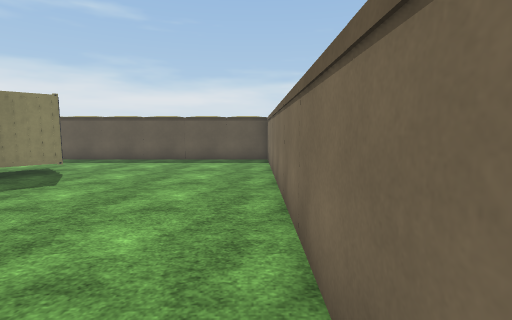
View 1 (above)

21 first-person views from a walk through a 3-D level made in the Unity game engine. The camera is 1.4 m above the floor, tilts 6° down and sees 85° across. The floor is counted in squares, 1 m on a side. Each view is taken from the middle of a square. On the plan, view 1 faces up. The plan holds only what a view shows up to about 14 squares ahead; the rest is blank. The place goes on beyond the plan. Surface patterns are stand-ins for the level's own textures.

View 2
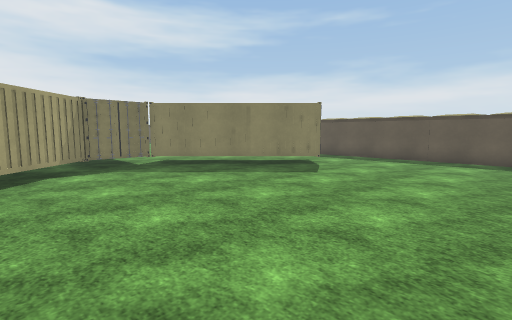

View 3
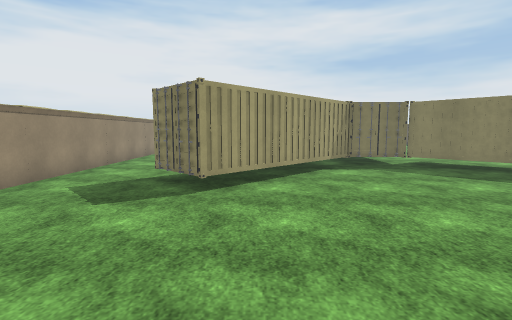

View 4
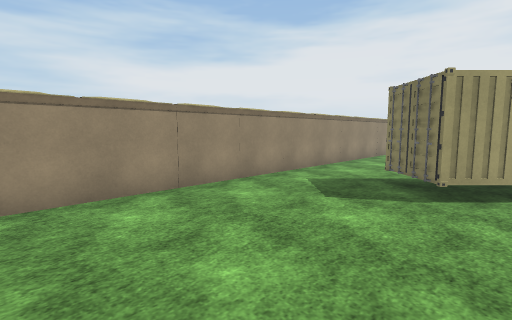

View 5
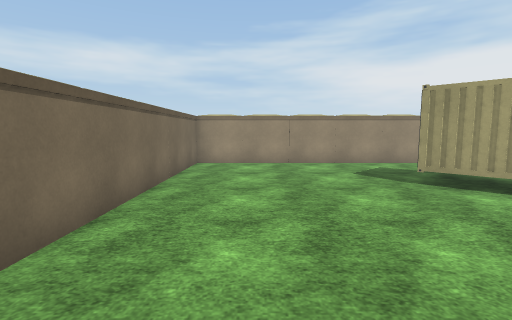

View 6
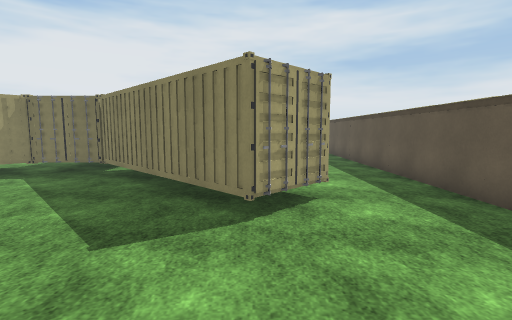

View 7
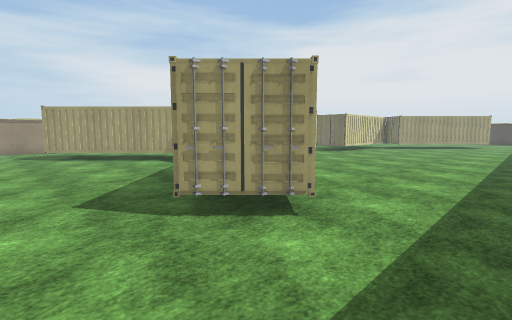

View 8
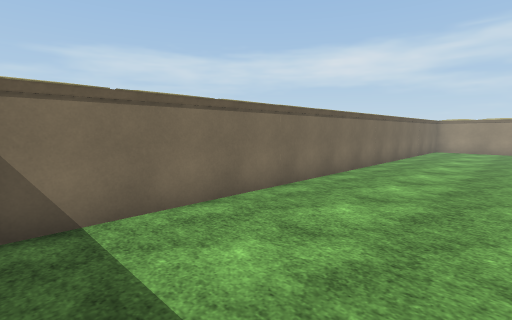

View 9
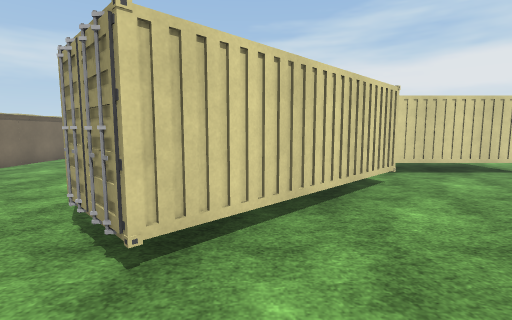

View 10
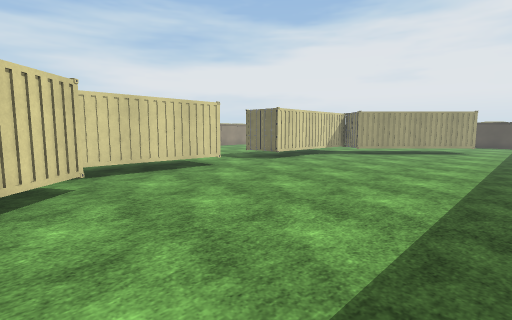

View 11
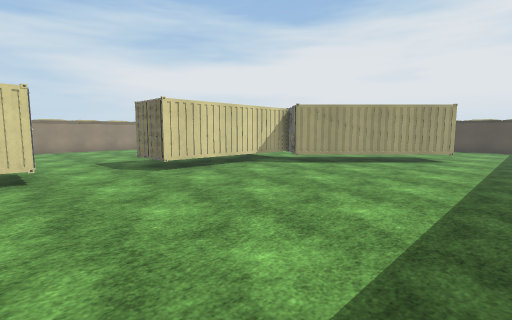

View 12
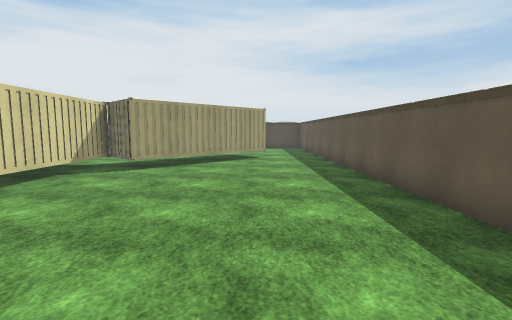

View 13
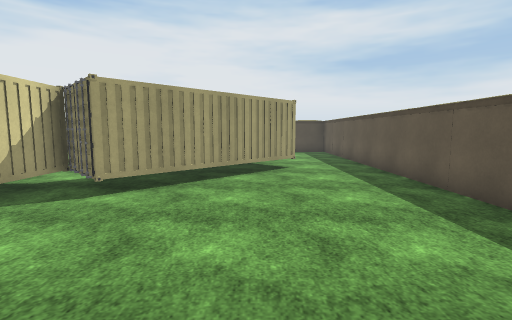

View 14
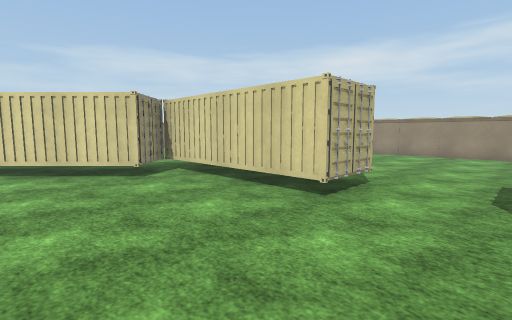

View 15
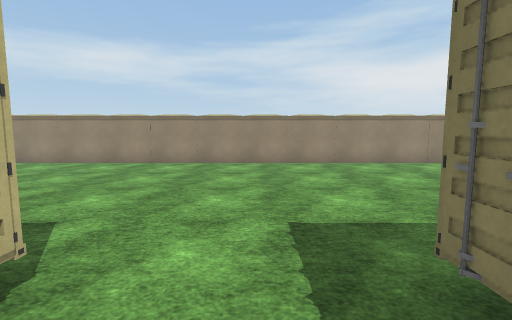

View 16
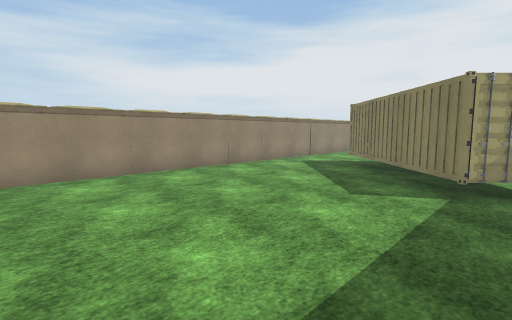

View 17
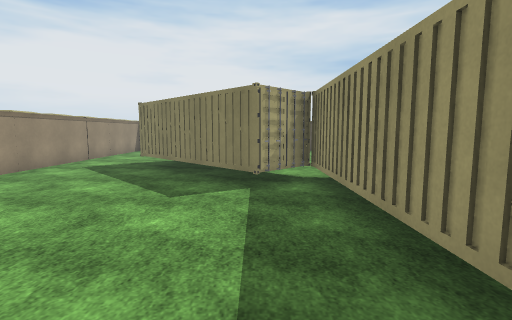

View 18
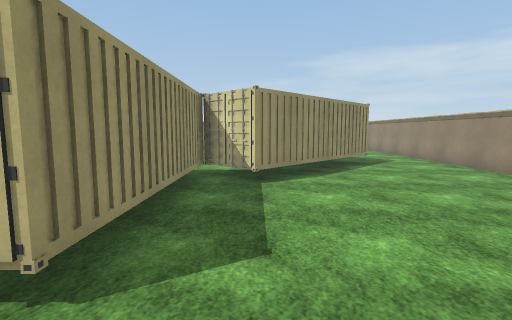

View 19
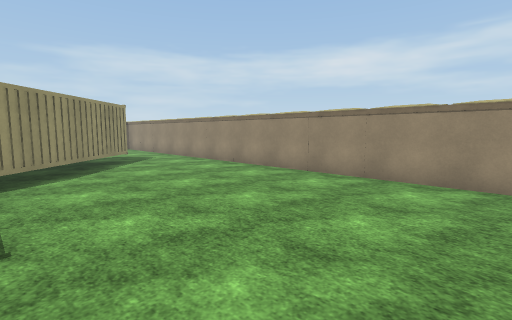

View 20
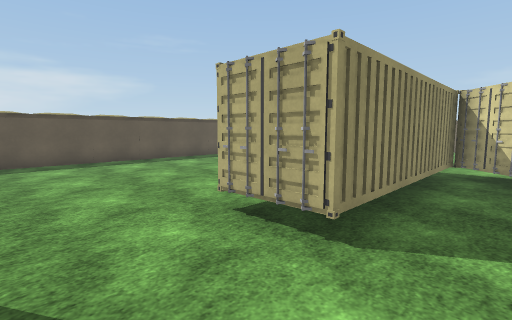

View 21
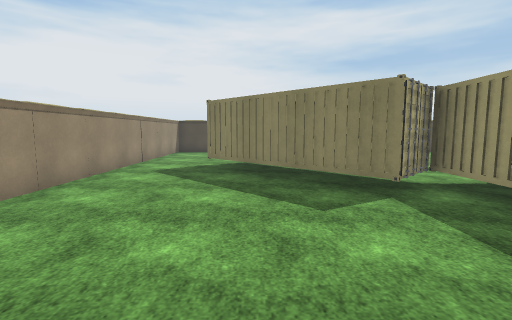

### Floor plan
Key: @ floor where view 1 was taken; # wall or solid block; . floor; C container.
Columns run from 35 left of view 1 to 1 right of it. Each row starts with its distance up from view 1.
 14 #####################################
 13 ....................................#
 12 ....................................#
 11 ....................................#
 10  ..CC......................CC.......#
  9     CC....................C CC......#
  8      CC..................C CC.......#
  7       CC................C CC........#
  6        CC.............CC CC.........#
  5        CC..............CCC..........#
  4      ..CCCCCCC...CCCCCCCC...........#
  3     ...      C...C      C...........#
  2     ...CCCCCCC...CCCCCCCC...........#
  1        C...............CCC..........#
  0        CC.............CC CC........@#
 -1       CC...............CC C.........#
 -2      CC.................CC CC.......#
 -3      C...................CC CC......#
 -4     C.....................CCC.......#
 -5 ...C.......................C........#
 -6 ....................................#
 -7 ....................................#
 -8 #####################################

Positions as (right, up) in squares from view 1, and headings:
1: (0, 0), facing up
2: (0, -1), facing up-left
3: (0, -2), facing left
4: (0, -2), facing down-left
5: (-2, 4), facing down
6: (-2, 9), facing left
7: (-4, 13), facing down-left
8: (-4, 13), facing down-right
9: (-9, 13), facing down
10: (-11, 13), facing down-left
11: (-17, 13), facing down-left
12: (-17, 10), facing left
13: (-21, 9), facing left
14: (-21, 9), facing down-right
15: (-20, 4), facing down
16: (-20, 1), facing down-left
17: (-20, 0), facing left
18: (-20, 0), facing right
19: (-21, 0), facing down-right
20: (-21, 0), facing up-right
21: (-21, -3), facing left
